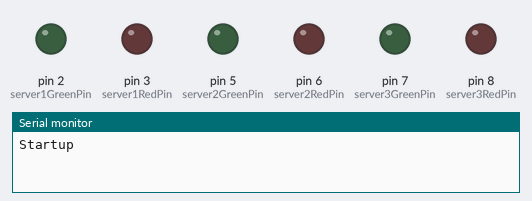
The sketch below on a simulated Arduino Uno, built for the host (arithmetic inside an expression is 32-bit, double 64-bit). On the bench: output pins drawn as LEDs (lit = HIGH), the last lines printed to the serial monitor. WiFi joins after 1.5 s; servers stay silent unless stated; uploads are accepted with an empty reply.

Above: at 0.1 s.
At 3.05 s:
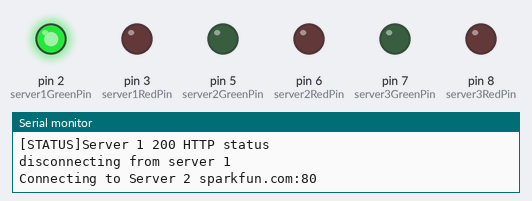
At 3.7 s:
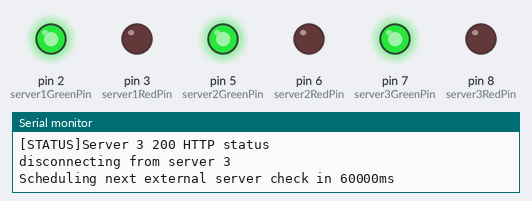
Timing chart, 0 to 5.2 s (numbered marks = the images above):
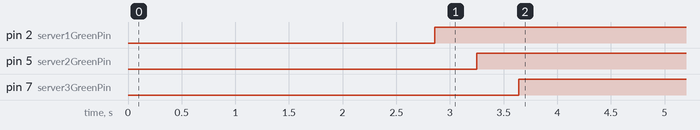

Measured:
- by itself, pin 2 (server1GreenPin): LOW → HIGH at 2.9 s
- by itself, pin 5 (server2GreenPin): LOW → HIGH at 3.3 s
- by itself, pin 7 (server3GreenPin): LOW → HIGH at 3.6 s

The sketch:

ServerStatus.ino
```cpp
/*
 * @author DietCoder https://github.com/DietCoder
 */

#include <SPI.h>
#include <Ethernet.h>
#include <avr/wdt.h> // for soft reboot

// --- Start Server Config ---
// Enter mac address printed on bottom of ethernet board
byte mac[] = {  0x00, 0x00, 0x00, 0x00, 0x00, 0x00 };

// server hosts
char* servers[] = {"arduino.cc",
                   "sparkfun.com",
                   "google.com"};

// server ports
int serverPorts[] = {80, 80, 80};

// paths on server hosts
char* serverUrlPaths[] = {"/en/Main/FAQ",
                          "/",
                          "/"};
// --- End Server Config ---

#define server1RedPin   3
#define server1GreenPin 2
#define server2RedPin   6
#define server2GreenPin 5
#define server3RedPin   8
#define server3GreenPin 7

#define sleepTimeBetweenServerConnectionsMs 60000
#define serialPrintHttpResponse 0

// enables software reboot
#define onErrorSleepTimeBeforeSoftResetting 60000
void wdt_init(void) __attribute__((naked)) __attribute__((section(".init3")));
// Function Implementation of watchdog timer init to off
void wdt_init(void) { MCUSR = 0; wdt_disable(); return; }

// reference constants
#define NUM_SERVERS 3
#define httpStatusCodeNotFound -1
#define httpInvalidStatusCode -2

#define LED_RED_STATE B0
#define LED_GREEN_STATE B1
#define LED_OFF_STATE B10

// state
boolean sendNextExternalClientRequest;
int currentServer;
unsigned long nextExternalServersCheckMili;
int retrieve_server_status_watchdog_counter;
const int serverStatusWatchDogLength = NUM_SERVERS*5;
int serverStatusWatchdog[serverStatusWatchDogLength];
int cServerStatusWatchDogIndex;

// http state
EthernetClient client;
int lastHTTPStatusCode;
int cHTTPCharInLinePosition;
int HTTPCharReadPerLineLimit;
String lastLineString;

void setup() {
  // init watchdog timer to off
  wdt_init();

  // setup the leds
  pinMode(server1GreenPin, OUTPUT);
  pinMode(server1RedPin, OUTPUT);

  pinMode(server2GreenPin, OUTPUT);
  pinMode(server2RedPin, OUTPUT);

  pinMode(server3GreenPin, OUTPUT);
  pinMode(server3RedPin, OUTPUT);

  // init vars
  sendNextExternalClientRequest = true;
  currentServer = 1; // start server
  retrieve_server_status_watchdog_counter = 0;
  nextExternalServersCheckMili = 0;
  lastHTTPStatusCode = httpStatusCodeNotFound;
  cHTTPCharInLinePosition = 0;
  HTTPCharReadPerLineLimit = 15;
  lastLineString = "000000000000000";

  // init the state tracking watchdog array to all success responses
  cServerStatusWatchDogIndex = 0;
  for(int i = 0; i < serverStatusWatchDogLength; i++) {
      serverStatusWatchdog[i] = 200;
  }

  // start the serial library:
  Serial.begin(9600);
  Serial.println("Startup");

  // init display state
  setAllServersToStatus(LED_OFF_STATE);

  // start the Ethernet connection
  if (Ethernet.begin(mac) == 0) {
    Serial.println("Failed to configure Ethernet using DHCP");

    // update leds
    setAllServersToStatus(LED_RED_STATE);

    // reset and try again
    softReset();
  }

  // give the ethernet shield time to initialize
  int waitTimeForComponentsToStartMs = 1000;
  delay(waitTimeForComponentsToStartMs);
  Serial.println();
  Serial.print(waitTimeForComponentsToStartMs);
  Serial.println("ms startup wait time elapsed");
}

void setupServerNRequest(int serverNumber) {
  if(serverNumber > NUM_SERVERS) {
    Serial.println("Invalid server passed to setupServerNRequest");
      Serial.println(serverNumber);
      return;
  }

  int serversIndex = serverNumber - 1;

  Serial.print("Connecting to Server ");
  Serial.print(serverNumber);
  Serial.print(" ");
  Serial.print(servers[serversIndex]);
  Serial.print(":");
  Serial.println(serverPorts[serversIndex]);

  if (client.connect(servers[serversIndex], serverPorts[serversIndex])) {
    Serial.print("Connected to Server ");
    Serial.println(serverNumber);

    Serial.println("Sending GET package");

    // Make a HTTP request
    client.print("GET ");
    client.print(serverUrlPaths[serversIndex]);
    client.println(" HTTP/1.0");
    client.println();
  }
  else {
    Serial.print("Server ");
    Serial.print(serverNumber);
    Serial.println(" connection failed");
    setServerNStatus(LED_RED_STATE,serverNumber);
  }
}

void loop() {
  unsigned long milli = millis();
  if(nextExternalServersCheckMili == 0 || (milli > nextExternalServersCheckMili && ((milli + sleepTimeBetweenServerConnectionsMs) > milli))) {
      retrieve_server_status_loop();
  }

   // sprinkled in every unbounded loop
   maintain();
}

void maintain() {
   // supposed to do ip address lease renewal if called at least once a second
   Ethernet.maintain();
}

void retrieve_server_status_loop()
{
  if(sendNextExternalClientRequest) {
    sendNextExternalClientRequest = false;
    setupServerNRequest(currentServer);
  }

  // bytes from recieve stream available
  if (client.available()) {

    char c = client.read();
#if serialPrintHttpResponse
    Serial.print(c);
#endif

    // look for the HTTP status code until it's found or there's nothing left to read
    if(lastHTTPStatusCode == httpStatusCodeNotFound) {

      if(c == '\n' || cHTTPCharInLinePosition == HTTPCharReadPerLineLimit) {

        // Parse HTTP status code - expected format HTTP/... ddd.*\n
        if(lastLineString.indexOf("HTTP/") == 0 && cHTTPCharInLinePosition > 12) {
            int httpStatusCodeLength = 3;
            int startHTTPCode = 12-httpStatusCodeLength;
            int endHTTPCode = 12;
            String httpCodeStr = lastLineString.substring(startHTTPCode, endHTTPCode);

            int httpStatusCodeTerminatedCharArrayLength = httpStatusCodeLength+1;
            char httpStatusChars[httpStatusCodeTerminatedCharArrayLength];
            httpCodeStr.toCharArray(httpStatusChars, httpStatusCodeTerminatedCharArrayLength);
            unsigned long safeHttpPStatusCode = strtoul(httpStatusChars, NULL, 10);

            // 1dd-5dd defined in http 1.1 rfc. 2dd-5dd defined in http 1.0 rfc
            if(safeHttpPStatusCode < 600 && safeHttpPStatusCode > 99)
              lastHTTPStatusCode = (int)safeHttpPStatusCode;
            else
              lastHTTPStatusCode = httpInvalidStatusCode;
        }

        cHTTPCharInLinePosition = 0;
      }
      else if(cHTTPCharInLinePosition < HTTPCharReadPerLineLimit) {
        lastLineString.setCharAt(cHTTPCharInLinePosition,c);
        ++cHTTPCharInLinePosition;
      }
    }
  }

  // if the server's disconnected, stop the client:
  if (!client.connected()) {

    Serial.println();
    Serial.print("[STATUS]Server ");
    Serial.print(currentServer);
    Serial.print(" ");
    Serial.print(lastHTTPStatusCode);
    Serial.println(" HTTP status");

    // update server status LED
    if(lastHTTPStatusCode == 200)
        setServerNStatus(LED_GREEN_STATE,currentServer);
    else
        setServerNStatus(LED_RED_STATE,currentServer);

    // update watchdog status
    serverStatusWatchdog[cServerStatusWatchDogIndex] = lastHTTPStatusCode;
    cServerStatusWatchDogIndex = (cServerStatusWatchDogIndex + 1) % serverStatusWatchDogLength;

    // reset parsing state
    cHTTPCharInLinePosition = 0;

    // reset http status code
    lastHTTPStatusCode = httpStatusCodeNotFound;

    Serial.print("disconnecting from server ");
    Serial.println(currentServer);
    client.stop();

    // determine if the server status has been all errors for too long
    // via watchdog
    boolean shouldSoftReset = serverStatusWatchDogLength > 0;
    for(int i = 0; i < serverStatusWatchDogLength; i++) {
        shouldSoftReset &= serverStatusWatchdog[i] == httpStatusCodeNotFound;
    }
    if(shouldSoftReset)
      softReset();

    // sleep only if we've connected to all servers
    boolean shouldSleep = currentServer == NUM_SERVERS;

    // next server
    currentServer = (currentServer % NUM_SERVERS) + 1;

    // after delay
    if(shouldSleep) {
      nextExternalServersCheckMili = millis() + sleepTimeBetweenServerConnectionsMs;

      Serial.print("Scheduling next external server check in ");
      Serial.print(sleepTimeBetweenServerConnectionsMs);
      Serial.println("ms");
    }

    // connect to the next server during the next loop
    sendNextExternalClientRequest = true;
  }
}

void setAllServersToStatus(byte state) {
    for(int i = 1; i <= NUM_SERVERS; i++)
      setServerNStatus(state,i);
}

void setServerNStatus(byte state, int serverNumber) {
  int greenPin;
  int redPin;

  switch (serverNumber) {
    case 1:
      greenPin = server1GreenPin;
      redPin = server1RedPin;
      break;
    case 2:
      greenPin = server2GreenPin;
      redPin = server2RedPin;
      break;
    case 3:
      greenPin = server3GreenPin;
      redPin = server3RedPin;
      break;
    default:
      Serial.println("Invalid server passed to setServerNStatus");
      Serial.println(state);
      Serial.println(serverNumber);
      return;
  }

  switch (state) {
    case LED_RED_STATE:
      digitalWrite(greenPin, LOW);
      digitalWrite(redPin, HIGH);
      break;
    case LED_GREEN_STATE:
      digitalWrite(greenPin, HIGH);
      digitalWrite(redPin, LOW);
      break;
    case LED_OFF_STATE:
      digitalWrite(greenPin, LOW);
      digitalWrite(redPin, LOW);
      break;
    default:
      Serial.println("Invalid state passed to setServerNStatus");
      Serial.println(state);
      Serial.println(serverNumber);
      return;
  }

}

void softReset() {
    Serial.print("Soft resetting in ");
    Serial.print(onErrorSleepTimeBeforeSoftResetting);
    Serial.println("ms");

    delay(onErrorSleepTimeBeforeSoftResetting);

    // enable watchdog with short timeout on inactivity
    wdt_enable(WDTO_15MS);

    // do nothing so the watchdog will resets us
    for(;;){
    }
}
```
